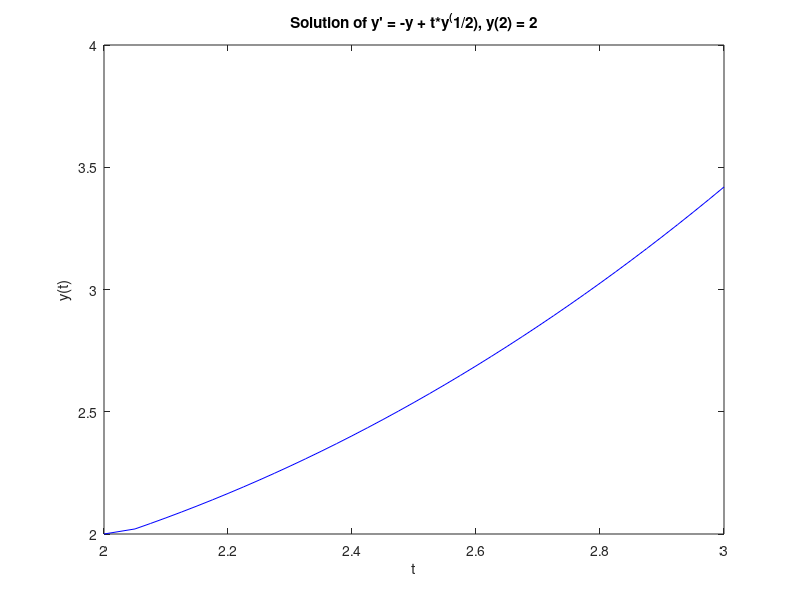

This figure's MATLAB source:
clc;
clear;
h = 0.025;
a = 2;
b = 3;
N = (b - a) / h;
w = zeros(1, N);
t = zeros(1, N);
t(1) = a;
w(1) = 2; % Initial value of y

for i = 2:N
    w(i) = w(i-1) + h * (-w(i-1) + t(i-1) * sqrt(w(i-1)));
    t(i) = a + i * h;
end

plot([a, t], [2, w], 'b-')
xlabel('t')
ylabel('y(t)')
title("Solution of y' = -y + t*y^(1/2), y(2) = 2")
